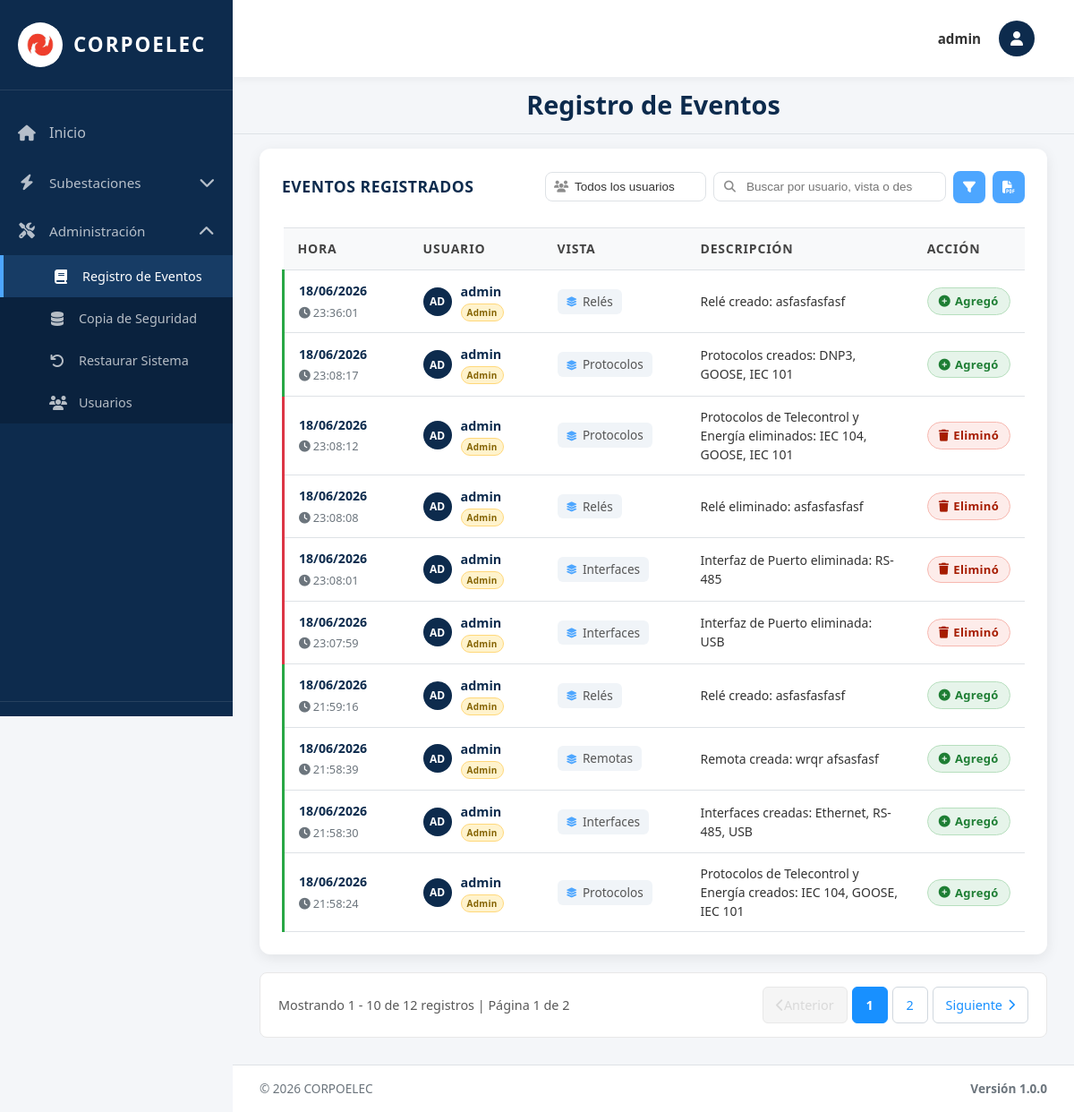
The app's page /bitacora/ (signed in) with its own data.
### equipos/models.py (models this page shows, shortened)
class Evento(models.Model):
    TIPO_CHOICES = [
        ('CREACION', 'Creación'),
        ('ACTUALIZACION', 'Actualización'),
        ('ELIMINACION', 'Eliminación'),
        ('LOGIN', 'Inicio de Sesión'),
        ('LOGOUT', 'Cierre de Sesión'),
        ('ERROR', 'Error'),
        ('OTRO', 'Otro'),
    ]
    Id_Evento = models.AutoField(primary_key=True)
    Tipo = models.CharField(max_length=20, choices=TIPO_CHOICES, default='OTRO')
    Descripcion = models.TextField()
    Usuario = models.ForeignKey(User, on_delete=models.SET_NULL, null=True, blank=True, related_name='eventos')
    Fecha_Hora = models.DateTimeField(auto_now_add=True)
    IP_Address = models.GenericIPAddressField(null=True, blank=True)
    Vista = models.CharField(max_length=100, blank=True, default='')
    class Meta:
        verbose_name = 'Evento'
        verbose_name_plural = 'Registro de Eventos'
        ordering = ['-Fecha_Hora']  # Más recientes primero

### equipos/views.py (the view)
# urls.py: path('bitacora/', bitacora_view, name='registro'),
@login_required(login_url='/login/')
def bitacora_view(request):
    tipo_usuario = request.GET.get('tipo_usuario', '')
    busqueda = request.GET.get('q', '')
    subestacion_filtro = request.GET.get('subestacion', '')
    mes_filtro = request.GET.get('mes', '')
    anio_filtro = request.GET.get('anio', '')
    eventos_list = Evento.objects.exclude(Tipo__in=['LOGIN', 'LOGOUT']).order_by('-Fecha_Hora')
    if tipo_usuario == 'admin':
        eventos_list = eventos_list.filter(Usuario__is_superuser=True)
    elif tipo_usuario == 'regular':
        eventos_list = eventos_list.filter(Usuario__is_superuser=False, Usuario__isnull=False)
    elif tipo_usuario == 'sistema':
        eventos_list = eventos_list.filter(Usuario__isnull=True)
    if busqueda:
        eventos_list = eventos_list.filter(
            Q(Usuario__username__icontains=busqueda) |
            Q(Vista__icontains=busqueda) |
            Q(Descripcion__icontains=busqueda)
        )
    if subestacion_filtro:
        eventos_list = eventos_list.filter(
            Q(Descripcion__icontains=subestacion_filtro) |
            Q(Vista__icontains=subestacion_filtro)
        )
    from django.utils import timezone
    if anio_filtro:
        try:
            anio = int(anio_filtro)
            eventos_list = eventos_list.filter(Fecha_Hora__year=anio)
        except ValueError:
            pass
    if mes_filtro:
        try:
            mes = int(mes_filtro)
            eventos_list = eventos_list.filter(Fecha_Hora__month=mes)
        except ValueError:
            pass
    paginator = Paginator(eventos_list, 10)
    page_number = request.GET.get('page')
    page_obj = paginator.get_page(page_number)
    subestaciones = Subestacion.objects.values_list('Nombre', flat=True).distinct()
    current_year = timezone.now().year
    anios = range(current_year, current_year - 5, -1)
    meses = [
        (1, 'Enero'), (2, 'Febrero'), (3, 'Marzo'), (4, 'Abril'),
        (5, 'Mayo'), (6, 'Junio'), (7, 'Julio'), (8, 'Agosto'),
        (9, 'Septiembre'), (10, 'Octubre'), (11, 'Noviembre'), (12, 'Diciembre')
    ]
    context = {
        'title': 'Bitácora de Eventos',
        'page_obj': page_obj,
        'is_admin': request.user.is_superuser,
        'tipo_usuario': tipo_usuario,
        'busqueda': busqueda,
        'subestacion_filtro': subestacion_filtro,
        'mes_filtro': mes_filtro,
        'anio_filtro': anio_filtro,
        'subestaciones': subestaciones,
        'meses': meses,
        'anios': anios,
    }
    return render(request, 'bitacora.html', context)

### equipos/context_processors.py (called while the page is built, shortened)
def permisos_usuario(request):
    if request.user.is_superuser:
        return {
            'permisos_usuario': {'crear': True, 'actualizar': True, 'eliminar': True},
            'puede_crear': True,
            'puede_actualizar': True,
            'puede_eliminar': True,
        }

### templates/bitacora.html (shortened to what this page needs)
{% extends 'base.html' %}
{% load static %}
{% block content %}
<div class="welcome-text" style="position: sticky; top: 75px; background: var(--gray-100); padding: 14px 30px; margin: -30px -30px 16px; border-bottom: 1px solid var(--gray-300); z-index: 40;">
  <h2 style="margin: 0;">Registro de Eventos</h2>
</div>
<div class="table-section">
  <div class="table-header">
    <h3>Eventos Registrados</h3>
    <div class="header-actions">
      <form method="get" id="filterForm" class="filter-form">
        <div class="filter-select-wrapper">
          <select name="tipo_usuario" id="tipoUsuario" class="filter-select" onchange="this.form.submit()">
            <option value=""       {% if not tipo_usuario %}selected{% endif %}>Todos los usuarios</option>
          </select>
        </div>
        <div class="search-wrapper">
          <input type="text" name="q" class="search-input" id="searchInput"
                 placeholder="Buscar por usuario, vista o descripción..."
                 value="{{ busqueda }}">
          <button type="button" class="advanced-search-btn" id="advancedSearchBtn" title="Búsqueda avanzada" onclick="openAdvancedSearchModal()">
            <i class="fas fa-filter"></i>
          </button>
          <a href="{% url 'exportar_bitacora_pdf' %}" onclick="this.href=this.href.split('?')[0]+window.location.search" class="advanced-search-btn" title="Exportar a PDF">
            <i class="fas fa-file-pdf"></i>
          </a>
        </div>
      </form>
</div>
  </div>
  {% if page_obj.paginator.count > 0 %}
   <div id="resultCount" class="search-results-info">
   </div>
   <table class="data-table">
     <thead>
       <tr>
         <th style="width:140px;">Hora</th>
         <th style="width:150px;">Usuario</th>
         <th style="width:160px;">Vista</th>
         <th>Descripción</th>
         <th style="width:110px;">Acción</th>
       </tr>
     </thead>
     <tbody>
       {% for evento in page_obj %}
       <tr class="row-{% if evento.Tipo == 'CREACION' %}creacion{% elif evento.Tipo == 'ACTUALIZACION' %}actualizacion{% elif evento.Tipo == 'ELIMINACION' %}eliminacion{% elif evento.Tipo == 'LOGIN' %}login{% elif evento.Tipo == 'LOGOUT' %}logout{% elif evento.Tipo == 'ERROR' %}error{% else %}otro{% endif %}">
         <td class="date-cell">
           <div class="date-main">{{ evento.Fecha_Hora|date:"d/m/Y" }}</div>
           <div class="date-time"><i class="fas fa-clock" style="margin-right:3px;"></i>{{ evento.Fecha_Hora|date:"H:i:s" }}</div>
         </td>
         <td>
           <div class="user-cell">
             {% if evento.Usuario %}
               <div class="user-avatar">{{ evento.Usuario.username|slice:":2" }}</div>
               <div>
                 <span class="user-name">{{ evento.Usuario.username }}</span>
                 {% if evento.Usuario.is_superuser %}
                 <span class="user-type-badge admin-badge">Admin</span>
                 {% else %}
                 <span class="user-type-badge regular-badge">Regular</span>
                 {% endif %}
               </div>
             {% else %}
               <div class="user-avatar system"><i class="fas fa-cog"></i></div>
               <div>
                 <span class="user-name">Sistema</span>
                 <span class="user-type-badge sistema-badge">Sistema</span>
               </div>
             {% endif %}
           </div>
         </td>
         <td>
           {% if evento.Vista %}
             <span class="vista-cell"><i class="fas fa-layer-group"></i>{{ evento.Vista }}</span>
           {% else %}
             <span style="color:#aaa;">—</span>
           {% endif %}
         </td>
         <td class="desc-cell">{{ evento.Descripcion }}</td>
         <td>
{% if evento.Tipo == 'CREACION' %}
              <span class="badge badge-success"><i class="fas fa-plus-circle"></i>Agregó</span>
            {% elif evento.Tipo == 'ACTUALIZACION' %}
              <span class="badge badge-warning"><i class="fas fa-pen"></i>Editó</span>
            {% elif evento.Tipo == 'ELIMINACION' %}
              <span class="badge badge-error"><i class="fas fa-trash"></i>Eliminó</span>
            {% elif evento.Tipo == 'LOGIN' %}
              <span class="badge badge-login"><i class="fas fa-sign-in-alt"></i>Ingresó</span>
            {% elif evento.Tipo == 'LOGOUT' %}
              <span class="badge badge-logout"><i class="fas fa-sign-out-alt"></i>Salió</span>
            {% elif evento.Tipo == 'ERROR' %}
              <span class="badge badge-error"><i class="fas fa-exclamation-circle"></i>Error</span>
            {% else %}
              <span class="badge badge-secondary">Otro</span>
            {% endif %}
         </td>
       </tr>
       {% endfor %}
     </tbody>
   </table>
   {% else %}
   <div class="no-data">
     <i class="fas fa-inbox"></i>
     No hay eventos que coincidan con los filtros aplicados.
   </div>
   {% endif %}
 </div>
{% if page_obj.paginator.num_pages > 1 %}
  <div class="pagination-container">
    <div class="pagination-info-left">
      <span class="pagination-text">
        Mostrando {{ page_obj.start_index }} - {{ page_obj.end_index }} de {{ page_obj.paginator.count }} registros
        | Página {{ page_obj.number }} de {{ page_obj.paginator.num_pages }}
      </span>
    </div>
    <div class="pagination-controls-right">
      <nav class="pagination-nav">
        <ul class="pagination-list">
          {% if page_obj.has_previous %}
          <li class="pagination-item">
            <a href="?page={{ page_obj.previous_page_number }}{% if tipo_usuario %}&tipo_usuario={{ tipo_usuario }}{% endif %}{% if busqueda %}&q={{ busqueda }}{% endif %}{% if subestacion_filtro %}&subestacion={{ subestacion_filtro }}{% endif %}{% if mes_filtro %}&mes={{ mes_filtro }}{% endif %}{% if anio_filtro %}&anio={{ anio_filtro }}{% endif %}" class="pagination-link pagination-prev" title="Página anterior">
              <i class="fas fa-chevron-left"></i> Anterior
            </a>
          </li>
          {% else %}
          <li class="pagination-item disabled">
            <span class="pagination-link disabled" title="No hay página anterior"><i class="fas fa-chevron-left"></i> Anterior</span>
          </li>
          {% endif %}
          {% for num in page_obj.paginator.page_range %}
          {% if page_obj.number == num %}
          <li class="pagination-item active">
            <span class="pagination-link">{{ num }}</span>
          </li>
          {% elif num > page_obj.number|add:'-3' and num < page_obj.number|add:'3' %}
          <li class="pagination-item">
            <a href="?page={{ num }}" class="pagination-link">{{ num }}</a>
          </li>
          {% endif %}
          {% endfor %}
          {% if page_obj.has_next %}
          <li class="pagination-item">
            <a href="?page={{ page_obj.next_page_number }}" class="pagination-link pagination-next" title="Página siguiente">
              Siguiente <i class="fas fa-chevron-right"></i>
            </a>
          </li>
          {% else %}
          <li class="pagination-item disabled">
            <span class="pagination-link disabled" title="No hay página siguiente">Siguiente <i class="fas fa-chevron-right"></i></span>
          </li>
          {% endif %}
        </ul>
      </nav>
    </div>
  </div>
  {% endif %}
{% endblock %}

### templates/base.html (shortened to what this page needs)
{% load static %}
<!DOCTYPE html>
<html lang="es">
<head>
  <link rel="stylesheet" href="https://cdnjs.cloudflare.com/ajax/libs/font-awesome/6.4.0/css/all.min.css">
  <link rel="stylesheet" href="{% static 'css/global.css' %}">
 </head>
<body>
  <div class="layout-wrapper">
    <aside class="sidebar" id="sidebar">
      <div class="sidebar-brand" onclick="toggleSidebar()">
        <div class="sidebar-logo">
          <img src="{% static 'img/logo.jpg' %}" alt="Corpoelec">
        </div>
        <span class="sidebar-brand-text">Corpoelec</span>
      </div>
 <nav class="sidebar-nav">
        <a href="{% url 'index' %}" class="{% if request.path == '/' %}active{% endif %}" onclick="closeMobileSidebar()">
          <i class="fas fa-home"></i>
          <span>Inicio</span>
        </a>
         <div class="sidebar-dropdown ">
          <a href="#" class="dropdown-toggle" onclick="toggleDropdown(event, 'subestaciones-dropdown')">
            <i class="fas fa-bolt"></i>
            <span>Subestaciones</span>
            <i class="fas fa-chevron-down dropdown-arrow"></i>
          </a>
         </div>
           {% if user.is_staff %}
           <div class="sidebar-dropdown {% if request.path == '/bitacora/' or request.path == '/admin/restaurar/' or request.path == '/admin/backup/' or request.path == '/admin/usuarios/' %}active{% endif %}">
             <a href="#" class="dropdown-toggle" onclick="toggleDropdown(event, 'admin-dropdown')">
               <i class="fas fa-tools"></i>
               <span>Administración</span>
               <i class="fas fa-chevron-down dropdown-arrow"></i>
             </a>
              <div class="dropdown-menu" id="admin-dropdown">
                <a href="{% url 'registro' %}" class="{% if request.path == '/bitacora/' %}active{% endif %}" onclick="closeMobileSidebar()">
                  <i class="fas fa-book"></i>
                  <span>Registro de Eventos</span>
                </a>
               <a href="{% url 'admin_backup' %}" class="{% if request.path == '/admin/backup/' %}active{% endif %}" onclick="closeMobileSidebar()">
                 <i class="fas fa-database"></i>
                 <span>Copia de Seguridad</span>
               </a>
               <a href="{% url 'admin_restaurar' %}" class="{% if request.path == '/admin/restaurar/' %}active{% endif %}" onclick="closeMobileSidebar()">
                 <i class="fas fa-undo"></i>
                 <span>Restaurar Sistema</span>
               </a>
               {% if user.is_staff %}
               <a href="{% url 'admin_usuarios' %}" class="{% if request.path == '/admin/usuarios/' %}active{% endif %}" onclick="closeMobileSidebar()">
                 <i class="fas fa-users"></i>
                 <span>Usuarios</span>
               </a>
               {% endif %}
             </div>
           </div>
           {% endif %}
        </nav>
        <div class="sidebar-bottom">
        </div>
      </aside>
    <main class="main-content" id="mainContent">
      <nav class="navbar">
        <div class="navbar-user">
          <div class="navbar-user-trigger" onclick="toggleUserMenu(event)">
            <div class="navbar-user-name">
              {% if user.first_name %}{{ user.first_name }}{% else %}{{ user.username }}{% endif %}
            </div>
            <div class="navbar-user-avatar">
              <i class="fas fa-user"></i>
            </div>
          </div>
         </div>
       </nav>
      <div class="content-area">
        {% block content %}{% endblock %}
      </div>
      <footer class="footer">
        <div class="footer-left">
          <span>© 2026 CORPOELEC</span>
        </div>
        <div class="footer-version">Versión 1.0.0</div>
      </footer>
    </main>
  </div>
</body>
</html>

### static/css/global.css (style rules this page uses)
body { font-size: 16px; font-weight: 400; color: #333; font-family: 'Open Sans', 'Segoe UI', Arial, sans-serif; line-height: 1.6; }
h1, h2, h3, .welcome-text h2 { font-size: 26px; font-weight: 700; color: #002D5A; margin: 0 0 20px 0; line-height: 1.2; }
.data-table thead th { font-size: 14px !important; font-weight: 700 !important; text-transform: uppercase !important; color: #444 !important; letter-spacing: 0.8px; padding: 12px 16px !important; background: #f8f9fa !important; border-top: 1px solid #dee2e6 !important; border-bottom: 1px solid #dee2e6 !important; }
.data-table thead { background: #f8f9fa !important; }
.data-table tbody td { font-size: 14px !important; font-weight: 400 !important; color: #333 !important; padding: 12px 16px !important; background: #fff !important; border-bottom: 1px solid #dee2e6 !important; }
.data-table tbody td strong, .data-table tbody .badge { font-weight: 700; }
.data-table { border-collapse: collapse; width: 100%; background: #fff; }
.data-table tbody tr { transition: background 0.15s ease; background: #fff; }
.data-table th, .data-table td { padding-top: 12px !important; padding-bottom: 12px !important; }
.badge, .badge-blue { font-size: 13px !important; font-weight: 600; padding: 4px 12px; border-radius: 12px; }
.form-control, input[type="text"], input[type="email"], select, textarea { font-size: 14px; font-weight: 400; color: #333; }
a { color: #1890ff; text-decoration: none; font-weight: 500; }

### records on screen
Evento: Fecha_Hora "18/06/2026", Fecha_Hora "23:36:01", Usuario.username "AD", Usuario.username "admin", shows "Admin", Vista "Relés", Descripcion "Relé creado: asfasfasfasf", Tipo "CREACION" (drawn)
Evento: Fecha_Hora "18/06/2026", Fecha_Hora "23:08:17", Usuario.username "AD", Usuario.username "admin", shows "Admin", Vista "Protocolos", Descripcion "Protocolos creados: DNP3, GOOSE, IEC 101", Tipo "CREACION" (drawn)
Evento: Fecha_Hora "18/06/2026", Fecha_Hora "23:08:12", Usuario.username "AD", Usuario.username "admin", shows "Admin", Vista "Protocolos", Descripcion "Protocolos de Telecontrol y Energía eliminados: IEC 104, GOOSE, IEC 101", Tipo "ELIMINACION" (drawn)
Evento: Fecha_Hora "18/06/2026", Fecha_Hora "23:08:08", Usuario.username "AD", Usuario.username "admin", shows "Admin", Vista "Relés", Descripcion "Relé eliminado: asfasfasfasf", Tipo "ELIMINACION" (drawn)
Evento: Fecha_Hora "18/06/2026", Fecha_Hora "23:08:01", Usuario.username "AD", Usuario.username "admin", shows "Admin", Vista "Interfaces", Descripcion "Interfaz de Puerto eliminada: RS-485", Tipo "ELIMINACION" (drawn)
Evento: Fecha_Hora "18/06/2026", Fecha_Hora "23:07:59", Usuario.username "AD", Usuario.username "admin", shows "Admin", Vista "Interfaces", Descripcion "Interfaz de Puerto eliminada: USB", Tipo "ELIMINACION" (drawn)
Evento: Fecha_Hora "18/06/2026", Fecha_Hora "21:59:16", Usuario.username "AD", Usuario.username "admin", shows "Admin", Vista "Relés", Descripcion "Relé creado: asfasfasfasf", Tipo "CREACION" (drawn)
Evento: Fecha_Hora "18/06/2026", Fecha_Hora "21:58:39", Usuario.username "AD", Usuario.username "admin", shows "Admin", Vista "Remotas", Descripcion "Remota creada: wrqr afsasfasf", Tipo "CREACION" (drawn)
Evento: Fecha_Hora "18/06/2026", Fecha_Hora "21:58:30", Usuario.username "AD", Usuario.username "admin", shows "Admin", Vista "Interfaces", Descripcion "Interfaces creadas: Ethernet, RS-485, USB", Tipo "CREACION" (drawn)
Evento: Fecha_Hora "18/06/2026", Fecha_Hora "21:58:24", Usuario.username "AD", Usuario.username "admin", shows "Admin", Vista "Protocolos", Descripcion "Protocolos de Telecontrol y Energía creados: IEC 104, GOOSE, IEC 101", Tipo "CREACION" (drawn)

### other values on screen
{{ user.username }} "admin"
{{ page_obj.start_index }} "1"
{{ page_obj.end_index }} "10"
{{ page_obj.paginator.count }} "12"
{{ page_obj.number }} "1"
{{ page_obj.paginator.num_pages }} "2"
{{ num }} "1"
{{ num }} "2"
